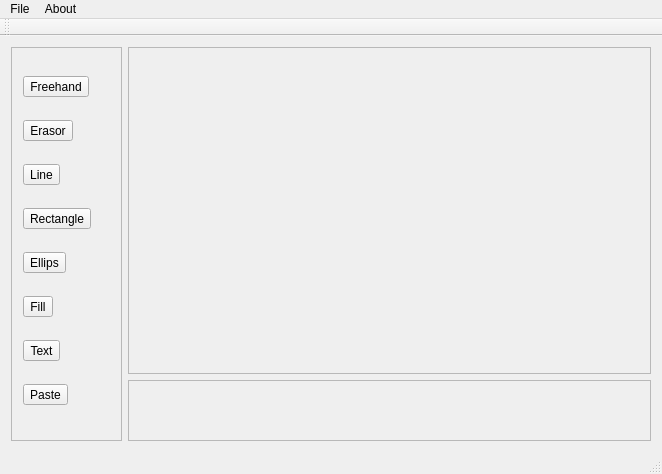
<?xml version="1.0" encoding="UTF-8"?>
<ui version="4.0">
 <class>MainWindow</class>
 <widget class="QMainWindow" name="MainWindow">
  <property name="geometry">
   <rect>
    <x>0</x>
    <y>0</y>
    <width>662</width>
    <height>474</height>
   </rect>
  </property>
  <property name="windowTitle">
   <string>MainWindow</string>
  </property>
  <widget class="QWidget" name="centralWidget">
   <layout class="QGridLayout" name="gridLayout_2">
    <item row="0" column="0" rowspan="2">
     <widget class="QFrame" name="frame_2">
      <property name="minimumSize">
       <size>
        <width>111</width>
        <height>0</height>
       </size>
      </property>
      <property name="maximumSize">
       <size>
        <width>111</width>
        <height>16777215</height>
       </size>
      </property>
      <property name="frameShape">
       <enum>QFrame::StyledPanel</enum>
      </property>
      <property name="frameShadow">
       <enum>QFrame::Raised</enum>
      </property>
      <layout class="QVBoxLayout" name="verticalLayout">
       <item>
        <widget class="QToolButton" name="toolButtonFreeHand">
         <property name="text">
          <string>Freehand</string>
         </property>
        </widget>
       </item>
       <item>
        <widget class="QToolButton" name="toolButtonErasor">
         <property name="text">
          <string>Erasor</string>
         </property>
        </widget>
       </item>
       <item>
        <widget class="QToolButton" name="toolButtonLine">
         <property name="text">
          <string>Line</string>
         </property>
        </widget>
       </item>
       <item>
        <widget class="QToolButton" name="toolButtonRectangle">
         <property name="text">
          <string>Rectangle</string>
         </property>
        </widget>
       </item>
       <item>
        <widget class="QToolButton" name="toolButtonEllips">
         <property name="text">
          <string>Ellips</string>
         </property>
        </widget>
       </item>
       <item>
        <widget class="QToolButton" name="toolButtonFill">
         <property name="text">
          <string>Fill</string>
         </property>
        </widget>
       </item>
       <item>
        <widget class="QToolButton" name="toolButtonText">
         <property name="text">
          <string>Text</string>
         </property>
        </widget>
       </item>
       <item>
        <widget class="QToolButton" name="toolButton">
         <property name="text">
          <string>Paste</string>
         </property>
        </widget>
       </item>
      </layout>
      <zorder>toolButtonText</zorder>
      <zorder>toolButtonEllips</zorder>
      <zorder>toolButtonRectangle</zorder>
      <zorder>toolButtonFreeHand</zorder>
      <zorder>toolButtonErasor</zorder>
      <zorder>toolButtonLine</zorder>
      <zorder>toolButtonFill</zorder>
      <zorder>toolButton</zorder>
     </widget>
    </item>
    <item row="0" column="1">
     <widget class="QScrollArea" name="scrollArea">
      <property name="widgetResizable">
       <bool>true</bool>
      </property>
      <widget class="QWidget" name="scrollAreaWidgetContents">
       <property name="geometry">
        <rect>
         <x>0</x>
         <y>0</y>
         <width>533</width>
         <height>348</height>
        </rect>
       </property>
       <layout class="QGridLayout" name="gridLayout_4">
        <item row="0" column="0">
         <widget class="Canvas" name="canvas" native="true">
          <property name="minimumSize">
           <size>
            <width>0</width>
            <height>0</height>
           </size>
          </property>
          <property name="mouseTracking">
           <bool>true</bool>
          </property>
          <property name="autoFillBackground">
           <bool>false</bool>
          </property>
         </widget>
        </item>
       </layout>
      </widget>
     </widget>
    </item>
    <item row="1" column="1">
     <widget class="QFrame" name="frame_4">
      <property name="minimumSize">
       <size>
        <width>0</width>
        <height>61</height>
       </size>
      </property>
      <property name="maximumSize">
       <size>
        <width>16777215</width>
        <height>61</height>
       </size>
      </property>
      <property name="frameShape">
       <enum>QFrame::StyledPanel</enum>
      </property>
      <property name="frameShadow">
       <enum>QFrame::Raised</enum>
      </property>
      <layout class="QGridLayout" name="gridLayout">
       <item row="0" column="0">
        <widget class="ColorPanel" name="colorPanel" native="true"/>
       </item>
      </layout>
     </widget>
    </item>
   </layout>
  </widget>
  <widget class="QMenuBar" name="menuBar">
   <property name="geometry">
    <rect>
     <x>0</x>
     <y>0</y>
     <width>662</width>
     <height>21</height>
    </rect>
   </property>
   <widget class="QMenu" name="menuFile">
    <property name="title">
     <string>File</string>
    </property>
    <addaction name="actionNew"/>
    <addaction name="action_Save"/>
   </widget>
   <widget class="QMenu" name="menuAbout">
    <property name="title">
     <string>About</string>
    </property>
    <addaction name="actionAbout_Qt"/>
    <addaction name="actionAbout_NetPaint"/>
   </widget>
   <addaction name="menuFile"/>
   <addaction name="menuAbout"/>
  </widget>
  <widget class="QToolBar" name="mainToolBar">
   <attribute name="toolBarArea">
    <enum>TopToolBarArea</enum>
   </attribute>
   <attribute name="toolBarBreak">
    <bool>false</bool>
   </attribute>
  </widget>
  <widget class="QStatusBar" name="statusBar"/>
  <action name="actionNew">
   <property name="text">
    <string>&amp;New</string>
   </property>
  </action>
  <action name="action_Save">
   <property name="text">
    <string>&amp;Save</string>
   </property>
  </action>
  <action name="actionAbout_Qt">
   <property name="text">
    <string>About Qt</string>
   </property>
  </action>
  <action name="actionAbout_NetPaint">
   <property name="text">
    <string>About NetPaint</string>
   </property>
  </action>
 </widget>
 <layoutdefault spacing="6" margin="11"/>
 <customwidgets>
  <customwidget>
   <class>Canvas</class>
   <extends>QWidget</extends>
   <header>canvas.h</header>
   <container>1</container>
   <slots>
    <signal>mouseAt(QString)</signal>
    <signal>mouseMovedTo(QString)</signal>
    <slot>setPixel(int,int,uint)</slot>
   </slots>
  </customwidget>
  <customwidget>
   <class>ColorPanel</class>
   <extends>QWidget</extends>
   <header>colorpanel.h</header>
   <container>1</container>
  </customwidget>
 </customwidgets>
 <resources/>
 <connections/>
</ui>
